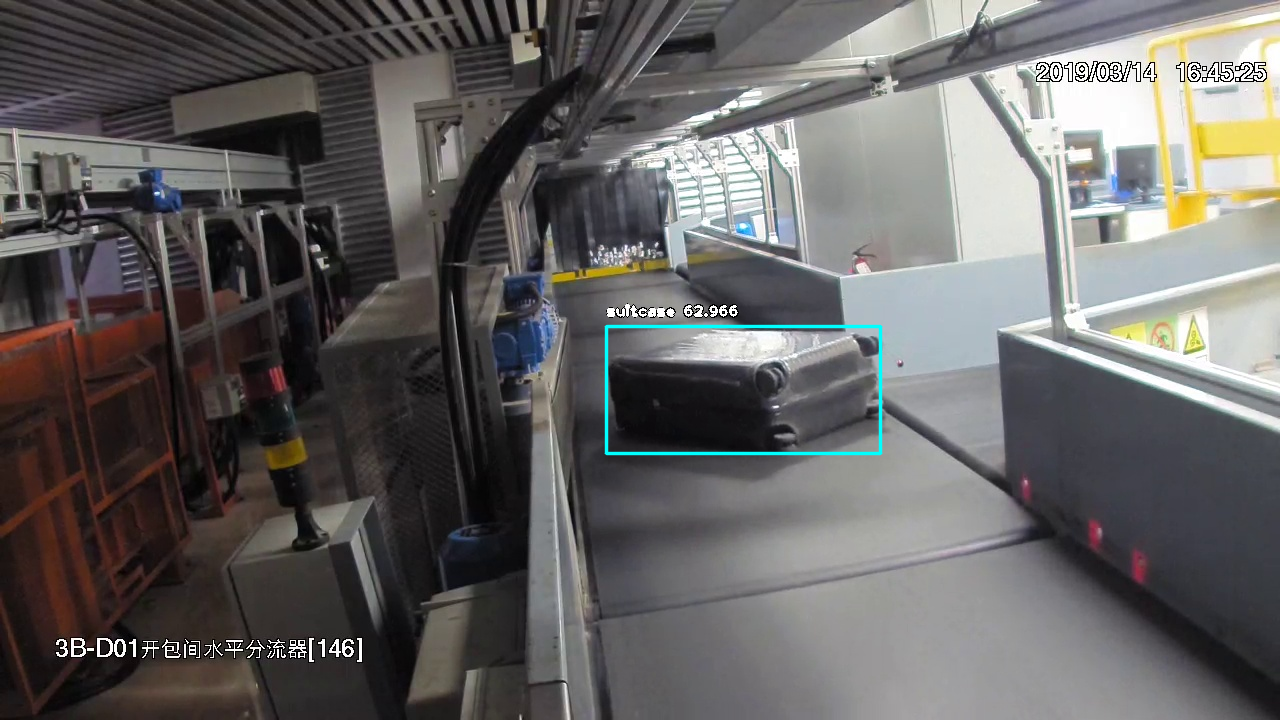
#> input picture imageAinew.jpg, 1280 x 720 px, given in place of the camera
$ python test.py
#> lines starting #> are read from the running program, lines starting #| are printed output that depends on the picture
# -*-coding:utf-8 -*-
"""检测移动物体，并保存截图
  暂时可以用来测试一下
"""
import cv2
import time

# 保存截图
save_path = '/img/'

# 定义摄像头对象，其参数0表示第一个摄像头
camera = cv2.VideoCapture(0)

# 判断视频是否打开
if (camera.isOpened()):
    print('Open')
else:
    print('摄像头未打开')

# 测试用,查看视频size
size = (int(camera.get(cv2.CAP_PROP_FRAME_WIDTH)),
        int(camera.get(cv2.CAP_PROP_FRAME_HEIGHT)))
print('size:' + repr(size))

# 帧率
fps = 5
# 总是取前一帧做为背景（不用考虑环境影响）
pre_frame = None

while (1):
    start = time.time()
    # 读取视频流
    ret, frame = camera.read()
#> frame is the input picture: shape (720, 1280, 3); mean B, G, R 98, 98.8, 100.6
    # 转灰度图
    gray_lwpCV = cv2.cvtColor(frame, cv2.COLOR_BGR2GRAY)
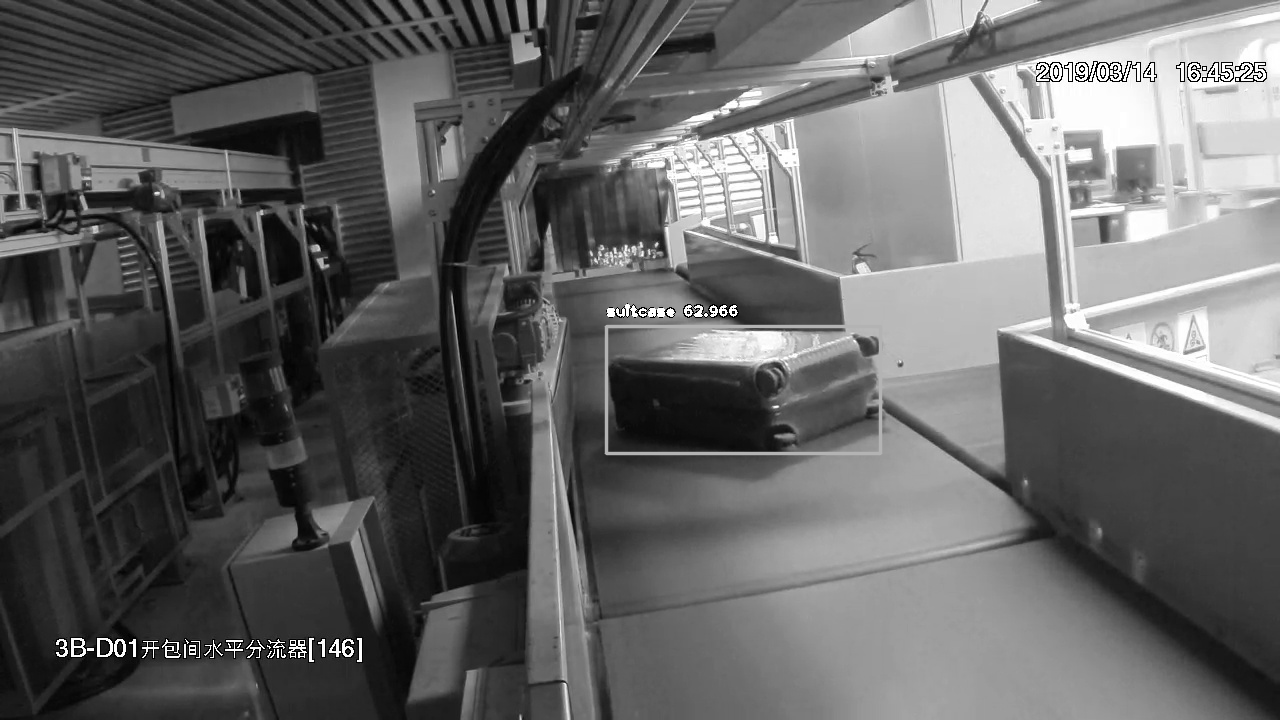
#> gray_lwpCV: shape (720, 1280); min 0, max 255, mean 99.3

    if not ret:
        break
    end = time.time()

    # 显示图像
    # cv2.imshow("capture", frame)

    # 运动检测部分
    seconds = end - start
    if seconds < 1.0 / fps:
        time.sleep(1.0 / fps - seconds)
    gray_lwpCV = cv2.resize(gray_lwpCV, (500, 500))
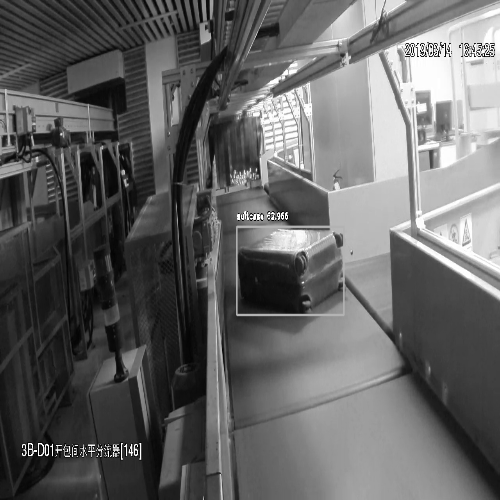
#> gray_lwpCV: shape (500, 500); min 0, max 255, mean 99.1
    # 用高斯滤波进行模糊处理
    gray_lwpCV = cv2.GaussianBlur(gray_lwpCV, (21, 21), 0)
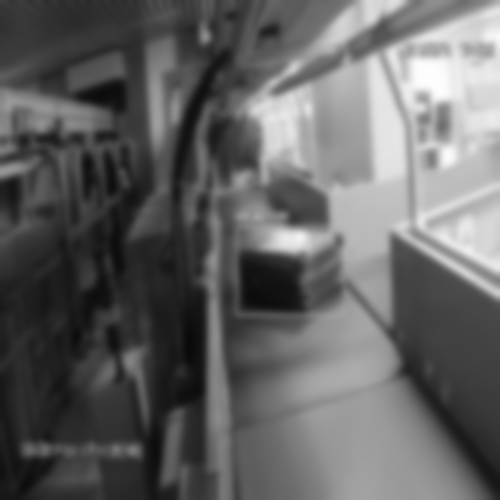
#> gray_lwpCV: shape (500, 500); min 9, max 253, mean 99.1

    # 如果没有背景图像就将当前帧当作背景图片
    if pre_frame is None:
        pre_frame = gray_lwpCV
    else:
        # absdiff把两幅图的差的绝对值输出到另一幅图上面来
        img_delta = cv2.absdiff(pre_frame, gray_lwpCV)
        # threshold阈值函数(原图像应该是灰度图,对像素值进行分类的阈值,当像素值高于（有时是小于）阈值时应该被赋予的新的像素值,阈值方法)
        # thresh = cv2.threshold(img_delta, 25, 255, cv2.THRESH_BINARY)[1]
        thresh = cv2.threshold(img_delta, 25, 255, cv2.THRESH_BINARY)[1]
        # 膨胀图像
        thresh = cv2.dilate(thresh, None, iterations=2)
        # findContours检测物体轮廓(寻找轮廓的图像,轮廓的检索模式,轮廓的近似办法)
        #image, \
        contours, hierarchy = cv2.findContours(thresh.copy(), cv2.RETR_EXTERNAL, cv2.CHAIN_APPROX_SIMPLE)
        for c in contours:
            # 设置敏感度
            # contourArea计算轮廓面积
            if cv2.contourArea(c) < 5000:
                continue
            else:
                # 画出矩形框架,返回值x，y是矩阵左上点的坐标，w，h是矩阵的宽和高
                (x, y, w, h) = cv2.boundingRect(c)
                # rectangle(原图,(x,y)是矩阵的左上点坐标,(x+w,y+h)是矩阵的右下点坐标,(0,255,0)是画线对应的rgb颜色,2是所画的线的宽度)
                cv2.rectangle(frame, (x, y), (x + w, y + h), (0, 255, 0), 2)
                partImage = frame[y:y+h,x:x+w]

                # putText 图片中加入文字
                cv2.putText(frame,
                            "now time: {}".format(str(time.strftime('%Y-%m-%d %H:%M:%S', time.localtime(time.time())))),
                            (10, 20),
                            cv2.FONT_HERSHEY_SIMPLEX, 0.5, (0, 0, 255), 2)
                print("出现目标物，请求核实")
                # 保存图像

                try:
                    # cv2.imwrite(save_path + time.strftime('%Y-%m-%d %H:%M:%S', time.localtime(time.time())) + '.jpg',frame)
                    cv2.imwrite("./img/"+str(time.strftime('%Y-%m-%d %H-%M-%S', time.localtime(time.time())))+ '.jpg',partImage)
                    print("图片保存成功")
                except:
                    print("图片保存失败")

                # cv2.imwrite("save.jpg",frame)
                break
        pre_frame = gray_lwpCV

        # 显示图像
        cv2.imshow("capture", frame)
        # cv2.imshow("Thresh", thresh)
        # 进行阀值化来显示图片中像素强度值有显著变化的区域的画面
        cv2.imshow("Frame Delta", img_delta)

    if cv2.waitKey(1) & 0xFF == ord('q'):
#> (key q is pressed here)
        break

# release()释放摄像头
camera.release()
# destroyAllWindows()关闭所有图像窗口
cv2.destroyWindow()
